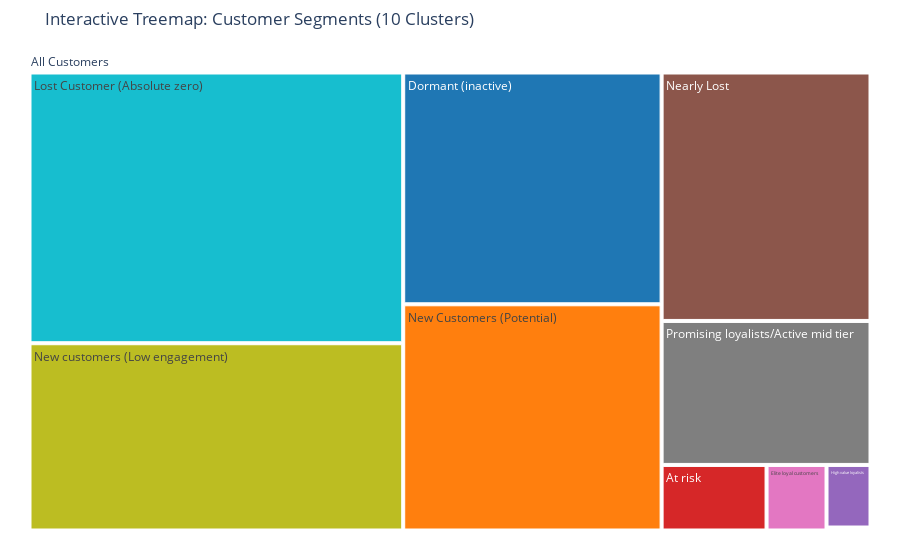

The code cell stored with this chart in its notebook:
### Code cell
# Cell 13: Interactive Treemap Visualization (using Plotly)

print("\n--- Generating Interactive Treemap of Customer Segments (Plotly) ---")

# Ensure cluster_summary (from Cell 11) and auto_cluster_names (from Cell 12) are available.

# Prepare data for Plotly Treemap
treemap_df_data = []
total_customers_for_treemap = cluster_summary['Customer_Count'].sum()

# --- Define special segments to ALWAYS show, regardless of size ---
SEGMENTS_TO_ALWAYS_SHOW = ["Champions", "Elite loyal customers", "High value loyalists"] # Add other key segments if desired

# --- Define a minimum percentage threshold for other small clusters ---
MIN_PERCENTAGE_FOR_TREEMAP_LABEL = 0.5 # Example: Show clusters that are at least 0.5% of total customers

small_clusters_count = 0
small_clusters_percentage = 0.0
small_clusters_names = [] # List to store names of tiny clusters that are NOT in SEGMENTS_TO_ALWAYS_SHOW

for cluster_id, row in cluster_summary.iterrows():
    cluster_name = auto_cluster_names.get(cluster_id, f"Cluster {cluster_id}")
    
    # Prioritize showing segments from SEGMENTS_TO_ALWAYS_SHOW
    if cluster_name in SEGMENTS_TO_ALWAYS_SHOW:
        treemap_df_data.append({
            'ClusterID': cluster_id,
            'ClusterName': cluster_name,
            'CustomerCount': row['Customer_Count'],
            'Percentage': row['Customer_Percentage'],
            'Recency_Mean': row['Recency_Mean'],
            'Frequency_Mean': row['Frequency_Mean'],
            'Monetary_Mean': row['Monetary_Mean'],
            'TotalCustomers': total_customers_for_treemap,
            'GroupedNames': ''
        })
    # Then check for other segments that meet the minimum percentage threshold
    elif row['Customer_Percentage'] >= MIN_PERCENTAGE_FOR_TREEMAP_LABEL:
        treemap_df_data.append({
            'ClusterID': cluster_id,
            'ClusterName': cluster_name,
            'CustomerCount': row['Customer_Count'],
            'Percentage': row['Customer_Percentage'],
            'Recency_Mean': row['Recency_Mean'],
            'Frequency_Mean': row['Frequency_Mean'],
            'Monetary_Mean': row['Monetary_Mean'],
            'TotalCustomers': total_customers_for_treemap,
            'GroupedNames': ''
        })
    # All other clusters (not special, and below min percentage) go into 'Other'
    else:
        small_clusters_count += row['Customer_Count']
        small_clusters_percentage += row['Customer_Percentage']
        small_clusters_names.append(cluster_name) # Add disambiguated name to list

# Add an "Other" category if there are small clusters grouped
if small_clusters_count > 0:
    # Calculate means for the "Other" group (mean of the means of the small clusters)
    # Filter the cluster_summary to only include the clusters that actually went into 'small_clusters_names'
    clusters_in_other = cluster_summary[cluster_summary.index.map(auto_cluster_names).isin(small_clusters_names)]
    
    other_recency_mean = clusters_in_other['Recency_Mean'].mean() if not clusters_in_other.empty else 0
    other_frequency_mean = clusters_in_other['Frequency_Mean'].mean() if not clusters_in_other.empty else 0
    other_monetary_mean = clusters_in_other['Monetary_Mean'].mean() if not clusters_in_other.empty else 0
    
    treemap_df_data.append({
        'ClusterID': -1, # Assign a unique ID for 'Other'
        'ClusterName': f"Other Segments", # Displayed name on the treemap for the group
        'CustomerCount': small_clusters_count,
        'Percentage': small_clusters_percentage,
        'Recency_Mean': other_recency_mean,
        'Frequency_Mean': other_frequency_mean,
        'Monetary_Mean': other_monetary_mean,
        'TotalCustomers': total_customers_for_treemap,
        'GroupedNames': "<br>Included Clusters:<br>" + "<br>".join(small_clusters_names) # List names in hover
    })
    print(f"Note: Grouped {len(small_clusters_names)} clusters (total {small_clusters_percentage:.2f}%) into 'Other Segments' for treemap clarity: {', '.join(small_clusters_names)}")


# Convert the list of dictionaries to a Pandas DataFrame
treemap_df = pd.DataFrame(treemap_df_data)

# --- Check if treemap_df is empty before plotting ---
if treemap_df.empty:
    print("\nWARNING: No segments meet the minimum percentage threshold or are specified to be always shown for treemap display.")
    print("Please adjust 'MIN_PERCENTAGE_FOR_TREEMAP_LABEL', 'SEGMENTS_TO_ALWAYS_SHOW' or check your data/clustering.")
else:
    # --- Define a distinct color palette for clusters ---
    # Plotly's 'D3' qualitative palette has 10 distinct colors, suitable for your 10 clusters + 'Other'
    colors_palette = px.colors.qualitative.D3 # Or 'Plotly', 'Bold', 'Alphabet' for more colors

    # Create a mapping from ClusterID to a specific color
    # This ensures consistent coloring regardless of the number of clusters found.
    # Map ClusterID 0 to 9 to colors_palette[0] to colors_palette[9]
    # Map 'Other' (-1) to a distinct color, e.g., the last one in the palette or a gray.
    cluster_color_map = {
        cluster_id: colors_palette[cluster_id % len(colors_palette)]
        for cluster_id in sorted(treemap_df['ClusterID'].unique()) if cluster_id != -1
    }
    # Assign a specific color for the 'Other Segments'
    cluster_color_map[-1] = '#A9A9A9' # DarkGrey for 'Other'

    # Get colors for the treemap data based on the map
    segment_colors = [cluster_color_map[cid] for cid in treemap_df['ClusterID']]

    # Create the Plotly Treemap
    fig = px.treemap(
        treemap_df,
        path=[px.Constant("All Customers"), 'ClusterName'], # Hierarchy: Root -> Cluster Name
        values='CustomerCount', # The size of each rectangle is based on CustomerCount
        # color='ClusterName', # REMOVED: No longer coloring by Recency_Mean directly. We'll set colors via update_traces
        
        hover_data={
            'ClusterID': False, # Don't show raw ClusterID again in default hover
            'CustomerCount': True,
            'Percentage': ':.1f', # Format percentage to one decimal place
            'Recency_Mean': ':.0f', # Format Recency to whole days
            'Frequency_Mean': ':.1f', # Format Frequency to one decimal
            'Monetary_Mean': ':.2f', # Format Monetary to two decimal places
            'TotalCustomers': True, # Display total customers
            'GroupedNames': False # Data is for customdata, not default hover_data display
        },
        title=f"Interactive Treemap: Customer Segments ({n_clusters} Clusters)",
    )

    # Customize hover template for the exact output you want.
    # customdata order: (0)Recency_Mean, (1)Frequency_Mean, (2)Monetary_Mean,
    #                   (3)CustomerCount, (4)Percentage, (5)TotalCustomers, (6)GroupedNames
    
    base_hovertemplate = "<b>%{label}</b><br><br>" + \
                         "Customers: %{customdata[3]} / %{customdata[5]} (%{customdata[4]:.1f}%)<br>" + \
                         "Recency: %{customdata[0]:.0f} days<br>" + \
                         "Frequency: %{customdata[1]:.1f} purchases<br>" + \
                         "Monetary: $%{customdata[2]:.2f}"
    
    # Conditionally add the GroupedNames to the hovertemplate if it's the 'Other Segments' block
    hovertemplate_with_grouped_names = base_hovertemplate + \
                                       "%{customdata[6]}<extra></extra>" # Plotly handles empty string for customdata[6]

    fig.update_traces(
        customdata=treemap_df[['Recency_Mean', 'Frequency_Mean', 'Monetary_Mean',
                               'CustomerCount', 'Percentage', 'TotalCustomers', 'GroupedNames']].values.tolist(),
        hovertemplate=hovertemplate_with_grouped_names,
        marker=dict(colors=segment_colors) # Set the distinct colors here
    )

    # Adjust margins for better visualization within the notebook output
    fig.update_layout(margin = dict(t=50, l=25, r=25, b=25))

    # Display the interactive Plotly chart
    fig.show()

print("Interactive Plotly Treemap generation attempt complete.")

### Figure 1 — Plotly figure (JSON) as saved in the notebook; plotly's stock layout.template omitted (floating-point values rounded to 4 significant figures)
{"data": [{"branchvalues": "total", "customdata": [[274.4, 4.83, 1635.0, 914, 15.55, 5878, ""], [23.4, 9.63, 3299.0, 892, 15.18, 5878, ""], [1.5, 148, 568700.0, 2, 0.03, 5878, ""], [288.9, 15.55, 13770.0, 105, 1.79, 5878, ""], [12.38, 52.69, 64350.0, 42, 0.71, 5878, ""], [340.1, 2.29, 533.4, 792, 13.47, 5878, ""], [2.55, 73.65, 40210.0, 60, 1.02, 5878, ""], [44.25, 18.24, 8249.0, 459, 7.81, 5878, ""], [34.4, 3.43, 923.0, 1068, 18.17, 5878, ""], [359, 1, 267.7, 1544, 26.27, 5878, ""]], "domain": {"x": [0, 1], "y": [0, 1]}, "hovertemplate": "<b>%{label}</b><br><br>Customers: %{customdata[3]} / %{customdata[5]} (%{customdata[4]:.1f}%)<br>Recency: %{customdata[0]:.0f} days<br>Frequency: %{customdata[1]:.1f} purchases<br>Monetary: $%{customdata[2]:.2f}%{customdata[6]}<extra></extra>", "ids": ["All Customers/Dormant (inactive)", "All Customers/New Customers (Potential)", "All Customers/Champions", "All Customers/At risk", "All Customers/High value loyalists", "All Customers/Nearly Lost", "All Customers/Elite loyal customers", "All Customers/Promising loyalists/Active mid tier", "All Customers/New customers (Low engagement)", "All Customers/Lost Customer (Absolute zero)", "All Customers"], "labels": ["Dormant (inactive)", "New Customers (Potential)", "Champions", "At risk", "High value loyalists", "Nearly Lost", "Elite loyal customers", "Promising loyalists/Active mid tier", "New customers (Low engagement)", "Lost Customer (Absolute zero)", "All Customers"], "marker": {"colors": ["#1F77B4", "#FF7F0E", "#2CA02C", "#D62728", "#9467BD", "#8C564B", "#E377C2", "#7F7F7F", "#BCBD22", "#17BECF"]}, "name": "", "parents": ["All Customers", "All Customers", "All Customers", "All Customers", "All Customers", "All Customers", "All Customers", "All Customers", "All Customers", "All Customers", ""], "type": "treemap", "values": [914.0, 892.0, 2.0, 105.0, 42.0, 792.0, 60.0, 459.0, 1068.0, 1544.0, 5878.0]}], "layout": {"legend": {"tracegroupgap": 0}, "margin": {"b": 25, "l": 25, "r": 25, "t": 50}, "title": {"text": "Interactive Treemap: Customer Segments (10 Clusters)"}}}
